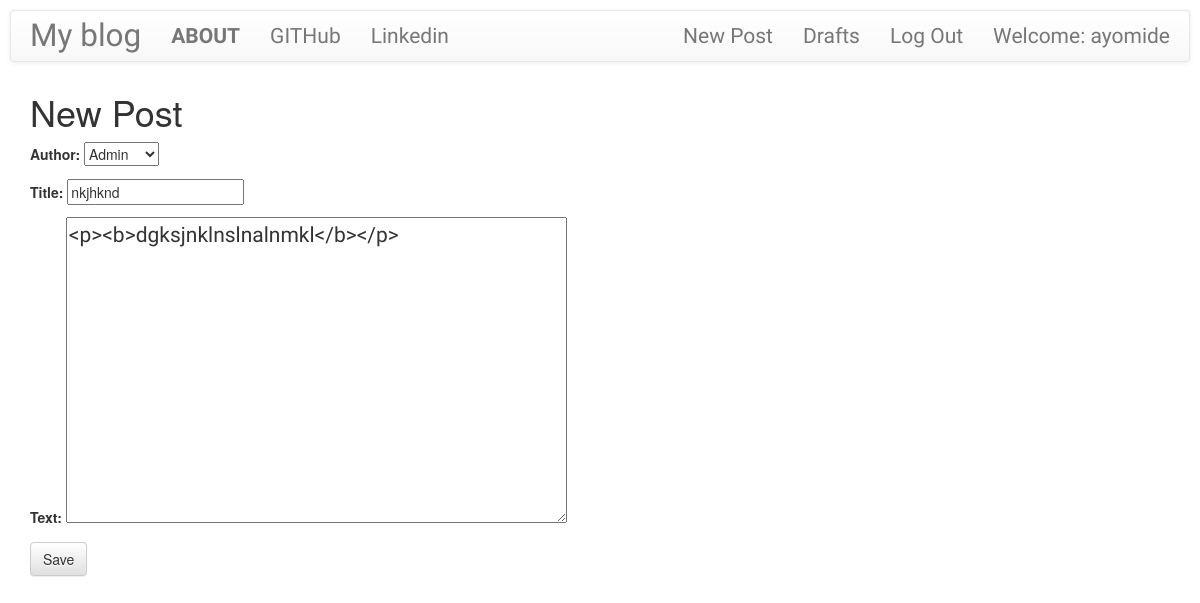
The app's page /post/10/edit/ (signed in) with its own data.
### blog/models.py (models this page shows, shortened)
class Post(models.Model):
    author = models.ForeignKey('auth.User',on_delete=models.CASCADE)
    title = models.CharField(max_length=200)
    text = models.TextField()
    created_date = models.DateTimeField(default=timezone.now)
    published_date = models.DateTimeField(blank=True,null=True)

### blog/views.py (the view)
# urls.py: path('post/<int:pk>/edit/', views.PostUpdateView.as_view(),name = 'post_edit'),
class PostUpdateView(LoginRequiredMixin,UpdateView):
    login_url = '/login/'
    redirect_field_name = 'blog/post_detail.html'
    form_class = PostForm
    model = Post

### blog/forms.py
class PostForm(forms.ModelForm):
    class Meta():
        model = Post
        fields = ('author','title','text')
        widgets = {
              'title':forms.TextInput(attrs={'class':'textinputclass'}),
              'text':forms.Textarea(attrs={'class':'editable medium-editor-textarea postcontent'})
                 }

### blog/templates/blog/post_form.html (shortened to what this page needs)
{% extends 'blog/base.html' %}
{% block content %}
   <h1>New Post</h1>
   <form class="post-form" method="POST">
     {{form.as_p}}
     <button type="submit" class="save btn btn-default">Save</button>
   </form>
{% endblock %}

### blog/templates/blog/base.html (shortened to what this page needs)
<!DOCTYPE html>
{% load static %}
<html lang="en" dir="ltr">
  <head>
    <link rel="stylesheet" href="https://cdn.jsdelivr.net/npm/bootstrap@3.4.1/dist/css/bootstrap.min.css">
    <link rel="stylesheet" href="https://cdn.jsdelivr.net/npm/bootstrap@3.4.1/dist/css/bootstrap-theme.min.css">
    <link rel="stylesheet" href="//cdn.jsdelivr.net/npm/medium-editor@latest/dist/css/medium-editor.min.css" type="text/css" media="screen" charset="utf-8">
    <link rel="stylesheet" href="{% static 'css/blog.css' %}">
  </head>
  <body class="loader">
    <nav class="navbar navbar-default techfont custom-navbar">
      <div class="container">
        <ul class="nav navbar-nav">
          <li><a class="navbar-brand bigbrand" href="{% url 'post_list' %}">My blog</a></li>
          <li><a href="{% url 'about' %}"><strong>ABOUT</strong></a></li>
          <li><a href="https://www.github.com">GITHub</a></li>
          <li><a href="https://www.linkedin.com">Linkedin</a></li>
        </ul>
        <ul class="nav navbar-nav navbar-right">
          {% if user.is_authenticated %}
          <li><a href="{% url 'post_new' %}">New Post</a></li>
          <li><a href="{% url 'post_draft_list' %}">Drafts</a></li>
          <li><a href="{% url 'logout' %}">Log Out</a></li>
          <li><a>Welcome: {{ user.username }}</a></li>
          {% else %}
          <li><a class="nav navbar-right" href="{% url 'login' %}"><span class="glyphicon glyphicon-user"></span></a></li>
          {% endif %}
        </ul>
      </div>
    </nav>
    <div class="content container">
      <div class="row">
        <div class="col-md-8">
          <div class="blog_posts">
            {% block content %}
            {% endblock %}
          </div>
        </div>
      </div>
    </div>
  </body>
</html>

### static/css/blog.css (style rules this page uses)
.techfont { font-family: 'Russo One', sans-serif; font-size: 1.5em; margin: 10px; }
.bigbrand { font-size: 1.5em; }
.postcontent { font-family: 'Montserrat'; font-size: 1.5em }
.loader { filter:hue-rotate(0deg); color:linear-gradient(45deg,#0f8,#08f); animation:hue 10000ms infinite linear; }

### records on screen
Post: author "Admin", title "nkjhknd", text "<p><b>dgksjnklnslnalnmkl</b></p>"

### other values on screen
{{ user.username }} "ayomide"
